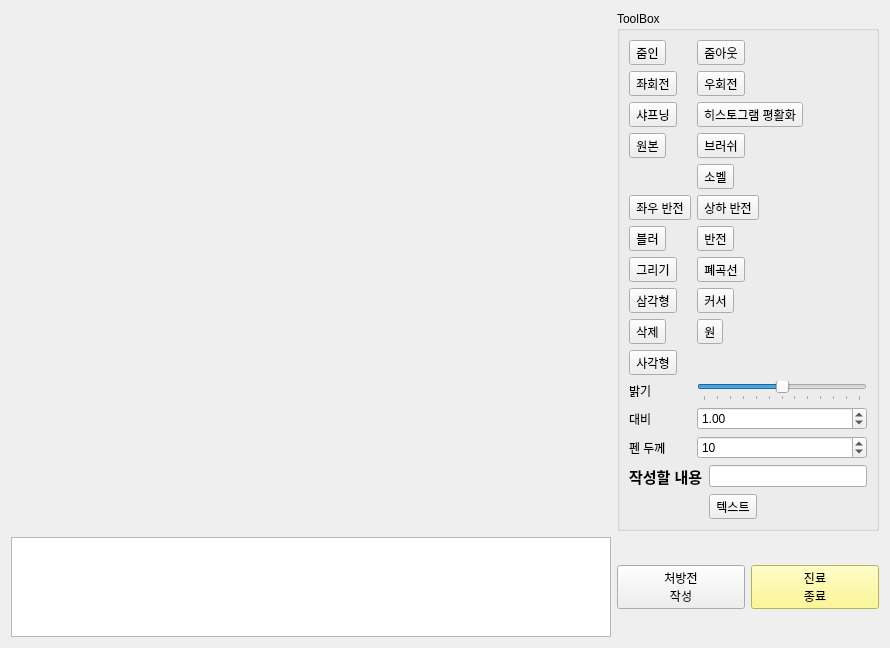
<?xml version="1.0" encoding="UTF-8"?>
<ui version="4.0">
 <class>ImageAlbum</class>
 <widget class="QWidget" name="ImageAlbum">
  <property name="geometry">
   <rect>
    <x>0</x>
    <y>0</y>
    <width>890</width>
    <height>557</height>
   </rect>
  </property>
  <property name="cursor">
   <cursorShape>ArrowCursor</cursorShape>
  </property>
  <property name="mouseTracking">
   <bool>false</bool>
  </property>
  <property name="focusPolicy">
   <enum>Qt::NoFocus</enum>
  </property>
  <property name="windowTitle">
   <string>Form</string>
  </property>
  <layout class="QGridLayout" name="gridLayout_2">
   <item row="0" column="0">
    <layout class="QGridLayout" name="gridLayout"/>
   </item>
   <item row="0" column="1">
    <widget class="QSplitter" name="splitter">
     <property name="orientation">
      <enum>Qt::Horizontal</enum>
     </property>
     <widget class="QGroupBox" name="groupBox">
      <property name="maximumSize">
       <size>
        <width>300</width>
        <height>16777215</height>
       </size>
      </property>
      <property name="font">
       <font>
        <bold>false</bold>
       </font>
      </property>
      <property name="title">
       <string>ToolBox</string>
      </property>
      <layout class="QGridLayout" name="gridLayout_3">
       <item row="0" column="0">
        <widget class="QToolButton" name="ZoomIn">
         <property name="text">
          <string>줌인</string>
         </property>
        </widget>
       </item>
       <item row="0" column="1">
        <widget class="QToolButton" name="ZoomOut">
         <property name="text">
          <string>줌아웃</string>
         </property>
        </widget>
       </item>
       <item row="1" column="0">
        <widget class="QToolButton" name="LeftRotate">
         <property name="text">
          <string>좌회전</string>
         </property>
        </widget>
       </item>
       <item row="1" column="1">
        <widget class="QToolButton" name="RightRotate">
         <property name="text">
          <string>우회전</string>
         </property>
        </widget>
       </item>
       <item row="2" column="0">
        <widget class="QToolButton" name="Sharpening">
         <property name="text">
          <string>샤프닝</string>
         </property>
        </widget>
       </item>
       <item row="2" column="1">
        <widget class="QToolButton" name="HistEqual">
         <property name="text">
          <string>히스토그램 평활화</string>
         </property>
        </widget>
       </item>
       <item row="3" column="0">
        <widget class="QToolButton" name="OrigImage">
         <property name="text">
          <string>원본</string>
         </property>
        </widget>
       </item>
       <item row="3" column="1">
        <widget class="QToolButton" name="Brush">
         <property name="text">
          <string>브러쉬</string>
         </property>
        </widget>
       </item>
       <item row="4" column="1">
        <widget class="QToolButton" name="Sobel">
         <property name="text">
          <string>소벨</string>
         </property>
        </widget>
       </item>
       <item row="5" column="0">
        <widget class="QToolButton" name="VReverse">
         <property name="text">
          <string>좌우 반전</string>
         </property>
        </widget>
       </item>
       <item row="5" column="1">
        <widget class="QToolButton" name="HReverse">
         <property name="text">
          <string>상하 반전</string>
         </property>
        </widget>
       </item>
       <item row="6" column="0">
        <widget class="QToolButton" name="Blur">
         <property name="text">
          <string>블러</string>
         </property>
        </widget>
       </item>
       <item row="6" column="1">
        <widget class="QToolButton" name="Reverse">
         <property name="text">
          <string>반전</string>
         </property>
        </widget>
       </item>
       <item row="7" column="0">
        <widget class="QToolButton" name="Lines">
         <property name="text">
          <string>그리기</string>
         </property>
        </widget>
       </item>
       <item row="7" column="1">
        <widget class="QToolButton" name="Freehand">
         <property name="text">
          <string>폐곡선</string>
         </property>
        </widget>
       </item>
       <item row="8" column="0">
        <widget class="QToolButton" name="Triangle">
         <property name="text">
          <string>삼각형</string>
         </property>
        </widget>
       </item>
       <item row="8" column="1">
        <widget class="QToolButton" name="Cursor">
         <property name="text">
          <string>커서</string>
         </property>
        </widget>
       </item>
       <item row="9" column="0">
        <widget class="QToolButton" name="Delete">
         <property name="text">
          <string>삭제</string>
         </property>
        </widget>
       </item>
       <item row="9" column="1">
        <widget class="QToolButton" name="Ellipse">
         <property name="text">
          <string>원</string>
         </property>
        </widget>
       </item>
       <item row="10" column="0">
        <widget class="QToolButton" name="Rectangle">
         <property name="text">
          <string>사각형</string>
         </property>
        </widget>
       </item>
       <item row="11" column="0">
        <widget class="QLabel" name="label">
         <property name="text">
          <string>밝기</string>
         </property>
         <property name="buddy">
          <cstring>horizontalSlider</cstring>
         </property>
        </widget>
       </item>
       <item row="11" column="1">
        <widget class="QSlider" name="horizontalSlider">
         <property name="minimum">
          <number>-60</number>
         </property>
         <property name="maximum">
          <number>60</number>
         </property>
         <property name="orientation">
          <enum>Qt::Horizontal</enum>
         </property>
         <property name="tickPosition">
          <enum>QSlider::TicksBelow</enum>
         </property>
        </widget>
       </item>
       <item row="12" column="0">
        <widget class="QLabel" name="label_2">
         <property name="text">
          <string>대비</string>
         </property>
         <property name="buddy">
          <cstring>Contrast</cstring>
         </property>
        </widget>
       </item>
       <item row="12" column="1">
        <widget class="QDoubleSpinBox" name="Contrast">
         <property name="maximum">
          <double>5.000000000000000</double>
         </property>
         <property name="singleStep">
          <double>0.200000000000000</double>
         </property>
         <property name="value">
          <double>1.000000000000000</double>
         </property>
        </widget>
       </item>
       <item row="13" column="0">
        <widget class="QLabel" name="label_3">
         <property name="text">
          <string>펜 두께</string>
         </property>
         <property name="buddy">
          <cstring>Thickness</cstring>
         </property>
        </widget>
       </item>
       <item row="13" column="1">
        <widget class="QSpinBox" name="Thickness">
         <property name="value">
          <number>10</number>
         </property>
        </widget>
       </item>
       <item row="14" column="0" colspan="2">
        <layout class="QFormLayout" name="formLayout">
         <item row="0" column="1">
          <widget class="QLineEdit" name="lineEdit"/>
         </item>
         <item row="0" column="0">
          <widget class="QLabel" name="label_4">
           <property name="font">
            <font>
             <pointsize>11</pointsize>
             <bold>true</bold>
            </font>
           </property>
           <property name="text">
            <string>작성할 내용</string>
           </property>
           <property name="buddy">
            <cstring>lineEdit</cstring>
           </property>
          </widget>
         </item>
         <item row="1" column="1">
          <widget class="QToolButton" name="TextBox">
           <property name="text">
            <string>텍스트</string>
           </property>
          </widget>
         </item>
        </layout>
       </item>
      </layout>
     </widget>
    </widget>
   </item>
   <item row="1" column="0">
    <widget class="QListWidget" name="listWidget">
     <property name="minimumSize">
      <size>
       <width>600</width>
       <height>100</height>
      </size>
     </property>
     <property name="maximumSize">
      <size>
       <width>1000</width>
       <height>100</height>
      </size>
     </property>
     <property name="baseSize">
      <size>
       <width>600</width>
       <height>80</height>
      </size>
     </property>
     <property name="verticalScrollBarPolicy">
      <enum>Qt::ScrollBarAsNeeded</enum>
     </property>
     <property name="horizontalScrollBarPolicy">
      <enum>Qt::ScrollBarAlwaysOff</enum>
     </property>
     <property name="iconSize">
      <size>
       <width>120</width>
       <height>80</height>
      </size>
     </property>
     <property name="flow">
      <enum>QListView::LeftToRight</enum>
     </property>
     <property name="resizeMode">
      <enum>QListView::Adjust</enum>
     </property>
     <property name="viewMode">
      <enum>QListView::IconMode</enum>
     </property>
    </widget>
   </item>
   <item row="1" column="1">
    <layout class="QHBoxLayout" name="horizontalLayout_2">
     <item>
      <widget class="QPushButton" name="Prescription">
       <property name="text">
        <string>처방전
작성</string>
       </property>
      </widget>
     </item>
     <item>
      <widget class="QPushButton" name="EndTreatment">
       <property name="styleSheet">
        <string notr="true">QPushButton {background-color: rgb(255, 250, 117)}</string>
       </property>
       <property name="text">
        <string>진료
종료</string>
       </property>
      </widget>
     </item>
    </layout>
   </item>
  </layout>
 </widget>
 <resources/>
 <connections/>
</ui>
